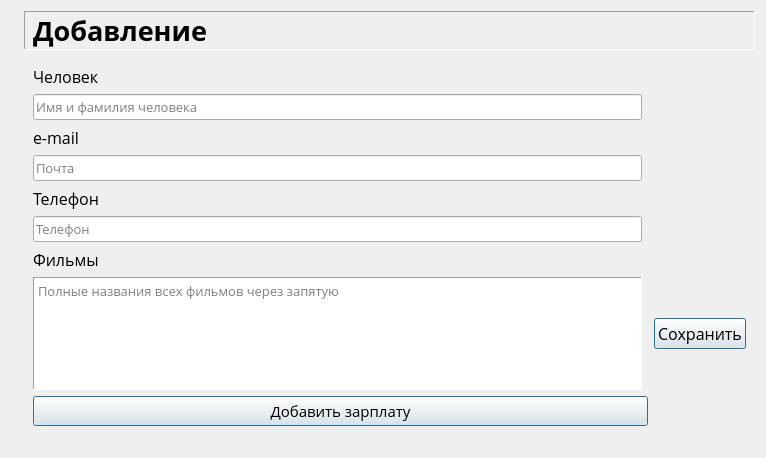
<?xml version="1.0" encoding="UTF-8"?>
<ui version="4.0">
 <class>Form</class>
 <widget class="QWidget" name="Form">
  <property name="geometry">
   <rect>
    <x>0</x>
    <y>0</y>
    <width>766</width>
    <height>458</height>
   </rect>
  </property>
  <property name="sizePolicy">
   <sizepolicy hsizetype="Preferred" vsizetype="Preferred">
    <horstretch>0</horstretch>
    <verstretch>0</verstretch>
   </sizepolicy>
  </property>
  <property name="minimumSize">
   <size>
    <width>0</width>
    <height>0</height>
   </size>
  </property>
  <property name="windowTitle">
   <string>Form</string>
  </property>
  <layout class="QFormLayout" name="formLayout">
   <item row="0" column="0">
    <widget class="QLabel" name="logo">
     <property name="text">
      <string/>
     </property>
     <property name="pixmap">
      <pixmap>images/logo3.png</pixmap>
     </property>
     <property name="scaledContents">
      <bool>false</bool>
     </property>
    </widget>
   </item>
   <item row="0" column="1">
    <widget class="QLabel" name="label_12">
     <property name="font">
      <font>
       <family>Proxima Nova</family>
       <pointsize>20</pointsize>
       <weight>75</weight>
       <bold>true</bold>
      </font>
     </property>
     <property name="frameShape">
      <enum>QFrame::Panel</enum>
     </property>
     <property name="frameShadow">
      <enum>QFrame::Sunken</enum>
     </property>
     <property name="text">
      <string>Добавление</string>
     </property>
    </widget>
   </item>
   <item row="2" column="1">
    <widget class="Line" name="line_8">
     <property name="orientation">
      <enum>Qt::Vertical</enum>
     </property>
    </widget>
   </item>
   <item row="3" column="1">
    <widget class="Line" name="line_7">
     <property name="orientation">
      <enum>Qt::Vertical</enum>
     </property>
    </widget>
   </item>
   <item row="1" column="1">
    <widget class="QWidget" name="widget" native="true">
     <property name="sizePolicy">
      <sizepolicy hsizetype="Preferred" vsizetype="Preferred">
       <horstretch>0</horstretch>
       <verstretch>0</verstretch>
      </sizepolicy>
     </property>
     <layout class="QGridLayout" name="gridLayout_2">
      <item row="5" column="0">
       <widget class="QLabel" name="label_5">
        <property name="font">
         <font>
          <family>Open Sans</family>
          <pointsize>12</pointsize>
         </font>
        </property>
        <property name="text">
         <string>Телефон</string>
        </property>
       </widget>
      </item>
      <item row="9" column="0" colspan="2">
       <widget class="QPushButton" name="pushButton_2">
        <property name="font">
         <font>
          <family>Open Sans</family>
          <pointsize>11</pointsize>
          <weight>50</weight>
          <bold>false</bold>
         </font>
        </property>
        <property name="text">
         <string>Добавить зарплату</string>
        </property>
        <property name="autoDefault">
         <bool>false</bool>
        </property>
        <property name="default">
         <bool>true</bool>
        </property>
        <property name="flat">
         <bool>false</bool>
        </property>
       </widget>
      </item>
      <item row="2" column="0">
       <widget class="QLineEdit" name="lineEdit_4">
        <property name="sizePolicy">
         <sizepolicy hsizetype="Preferred" vsizetype="Fixed">
          <horstretch>0</horstretch>
          <verstretch>0</verstretch>
         </sizepolicy>
        </property>
        <property name="minimumSize">
         <size>
          <width>400</width>
          <height>0</height>
         </size>
        </property>
        <property name="font">
         <font>
          <family>Open Sans</family>
          <pointsize>10</pointsize>
         </font>
        </property>
        <property name="text">
         <string/>
        </property>
        <property name="placeholderText">
         <string>Имя и фамилия человека</string>
        </property>
       </widget>
      </item>
      <item row="8" column="0">
       <widget class="QTextEdit" name="textEdit">
        <property name="font">
         <font>
          <family>Open Sans</family>
          <pointsize>10</pointsize>
         </font>
        </property>
        <property name="frameShape">
         <enum>QFrame::Panel</enum>
        </property>
        <property name="sizeAdjustPolicy">
         <enum>QAbstractScrollArea::AdjustToContents</enum>
        </property>
        <property name="placeholderText">
         <string>Полные названия всех фильмов через запятую</string>
        </property>
       </widget>
      </item>
      <item row="8" column="2">
       <widget class="QPushButton" name="pushButton">
        <property name="sizePolicy">
         <sizepolicy hsizetype="Fixed" vsizetype="Fixed">
          <horstretch>0</horstretch>
          <verstretch>0</verstretch>
         </sizepolicy>
        </property>
        <property name="font">
         <font>
          <family>Open Sans</family>
          <pointsize>12</pointsize>
         </font>
        </property>
        <property name="text">
         <string>Сохранить</string>
        </property>
        <property name="default">
         <bool>true</bool>
        </property>
        <property name="flat">
         <bool>false</bool>
        </property>
       </widget>
      </item>
      <item row="0" column="0">
       <widget class="QLabel" name="label_2">
        <property name="sizePolicy">
         <sizepolicy hsizetype="Fixed" vsizetype="Fixed">
          <horstretch>0</horstretch>
          <verstretch>0</verstretch>
         </sizepolicy>
        </property>
        <property name="font">
         <font>
          <family>Open Sans</family>
          <pointsize>12</pointsize>
          <weight>50</weight>
          <bold>false</bold>
         </font>
        </property>
        <property name="autoFillBackground">
         <bool>false</bool>
        </property>
        <property name="inputMethodHints">
         <set>Qt::ImhNone</set>
        </property>
        <property name="text">
         <string>Человек</string>
        </property>
        <property name="textFormat">
         <enum>Qt::PlainText</enum>
        </property>
        <property name="scaledContents">
         <bool>false</bool>
        </property>
        <property name="wordWrap">
         <bool>false</bool>
        </property>
       </widget>
      </item>
      <item row="4" column="0">
       <widget class="QLineEdit" name="lineEdit_3">
        <property name="sizePolicy">
         <sizepolicy hsizetype="Preferred" vsizetype="Fixed">
          <horstretch>0</horstretch>
          <verstretch>0</verstretch>
         </sizepolicy>
        </property>
        <property name="minimumSize">
         <size>
          <width>400</width>
          <height>0</height>
         </size>
        </property>
        <property name="font">
         <font>
          <family>Open Sans</family>
          <pointsize>10</pointsize>
         </font>
        </property>
        <property name="placeholderText">
         <string>Почта</string>
        </property>
       </widget>
      </item>
      <item row="3" column="0">
       <widget class="QLabel" name="label_4">
        <property name="sizePolicy">
         <sizepolicy hsizetype="Fixed" vsizetype="Fixed">
          <horstretch>0</horstretch>
          <verstretch>0</verstretch>
         </sizepolicy>
        </property>
        <property name="font">
         <font>
          <family>Open Sans</family>
          <pointsize>12</pointsize>
         </font>
        </property>
        <property name="text">
         <string>e-mail</string>
        </property>
       </widget>
      </item>
      <item row="7" column="0">
       <widget class="QLabel" name="label_7">
        <property name="font">
         <font>
          <family>Open Sans</family>
          <pointsize>12</pointsize>
         </font>
        </property>
        <property name="text">
         <string>Фильмы</string>
        </property>
       </widget>
      </item>
      <item row="6" column="0">
       <widget class="QLineEdit" name="lineEdit_2">
        <property name="sizePolicy">
         <sizepolicy hsizetype="Preferred" vsizetype="Fixed">
          <horstretch>0</horstretch>
          <verstretch>0</verstretch>
         </sizepolicy>
        </property>
        <property name="minimumSize">
         <size>
          <width>400</width>
          <height>0</height>
         </size>
        </property>
        <property name="font">
         <font>
          <family>Open Sans</family>
          <pointsize>10</pointsize>
         </font>
        </property>
        <property name="placeholderText">
         <string>Телефон</string>
        </property>
       </widget>
      </item>
     </layout>
    </widget>
   </item>
  </layout>
 </widget>
 <resources/>
 <connections/>
</ui>
